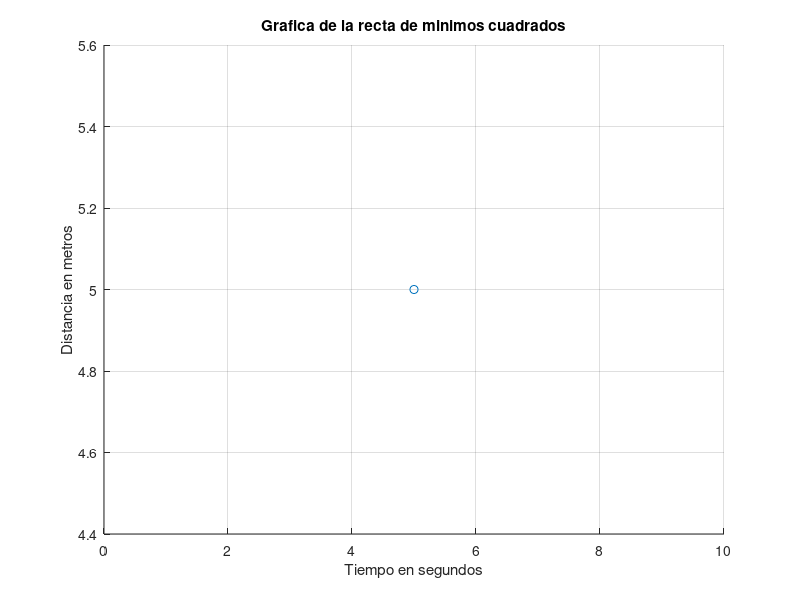

Recreate this plot in MATLAB.
function aproxHiperbola  
 
%Limpio los parametros%
clc
clear all

%Arranco la funcion RECTA DE MINIMOS CUADRADOS%
x= input('Ingrese los "x" entre corchetes y separados por un espacio: ');
y= input('Ingrese los "y" entre corchetes y separados por un espacio: ');
dec = input('Ingrese la cantidad de decimales con que desea trabajar: ');

output_precision(dec); %NO SE SI CON ESTO ALCANZA PARA MANEJAR LO DE LOS DECIMALES
                       %ES SOLO PARA LO QUE MUESTRO X PANTALLA, NO TRUNCA RESULTADOS
                       
n=length(x); %Cantidad de valores

%Inicio los valores de las sumatorias
sx= 0;
sy= 0;
sxy= 0;
sx2= 0;

%Hago las sumatorias correspondientes
for i=1:n
  sx= sx + x(i);
  sy= sy + 1/y(i);
  sx2= sx2 + x(i)^2;
  sxy= sxy + x(i)*(1/y(i));
endfor

A = sx2;
B = sx;
C = sx;
D = n;

%Resuelvo el sistema de ecuaciones con la matriz aumentada
Matriz1 = [A B;C D];
MatrizAumentada = [sxy;sy];

Incognita = inv(Matriz1)*MatrizAumentada;

%muestro la funcion
a = 1/Incognita(1);
b = Incognita(2)*a;

printf('a: %i\n', a);
printf('b: %i\n', b);

x1 = 0:1:9;
y1 = (a./(x1 + b));

scatter(x, y);

hold on;

plot(x1,y1,'b-');

hold off;

title('Grafica de la recta de minimos cuadrados');
xlabel('Tiempo en segundos');
ylabel('Distancia en metros');

grid;
%fin

endfunction